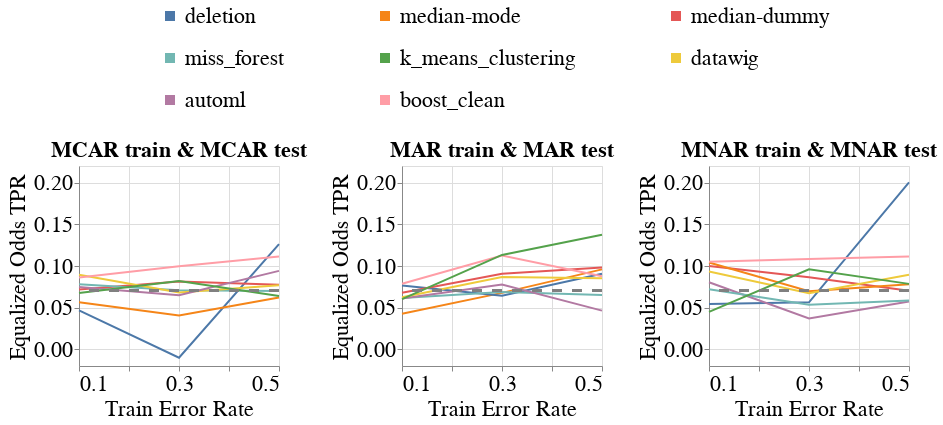

The code cell stored with this chart in its notebook:
### Markdown cell above
### Disparity Metrics

### Code cell
create_exp2_line_bands_for_no_shift(dataset_name=DATASET_NAME,
                                    model_name='mlp_clf',
                                    metric_name='Equalized_Odds_TPR',
                                    db_client=db_client,
                                    group=SENSITIVE_ATTR_FOR_DISPARITY_METRICS,
                                    with_band=False)

### Figure 1 — Vega-Lite specification as saved in the notebook (floating-point values rounded to 4 significant figures; data arrays with more than 128 entries replaced by an {"elided": "..."} marker saying what was removed)
{"config": {"view": {"continuousWidth": 400, "continuousHeight": 300}, "axis": {"labelFontSize": 22, "labelFontWeight": "normal", "titleFontSize": 22, "titleFontWeight": "normal"}, "legend": {"columns": 3, "direction": "horizontal", "labelFontSize": 22, "labelLimit": 400, "orient": "top", "symbolOffset": 80, "symbolStrokeWidth": 10, "titleAnchor": "middle", "titleFontSize": 22, "titleLimit": 300}, "title": {"fontSize": 22}}, "hconcat": [{"layer": [{"data": {"name": "data-f801a686512af2f5e6cff21578bd3436"}, "mark": "line", "encoding": {"color": {"field": "Null_Imputer_Name", "sort": ["deletion", "median-mode", "median-dummy", "miss_forest", "k_means_clustering", "datawig", "automl", "boost_clean"], "title": null, "type": "nominal"}, "x": {"axis": {"labelExpr": "(datum.value == 0.1) || (datum.value == 0.3) || (datum.value == 0.5) ? datum.label : ''"}, "field": "Train_Error_Rate", "scale": {"nice": false}, "title": "Train Error Rate", "type": "quantitative"}, "y": {"aggregate": "mean", "field": "Metric_Value", "scale": {"zero": false}, "title": "Equalized Odds TPR", "type": "quantitative"}}}, {"data": {"name": "data-6db5d3bf0343e1c89935f6e5d7828e0f"}, "mark": {"type": "rule", "strokeDash": [10, 10]}, "encoding": {"color": {"value": "grey"}, "size": {"value": 3}, "y": {"field": "Baseline_Mean", "type": "quantitative"}}}], "height": 200, "title": {"text": "MCAR train & MCAR test", "fontSize": 22}, "width": 200}, {"layer": [{"data": {"name": "data-37240653314058168223e35eaedfa4cd"}, "mark": "line", "encoding": {"color": {"field": "Null_Imputer_Name", "sort": ["deletion", "median-mode", "median-dummy", "miss_forest", "k_means_clustering", "datawig", "automl", "boost_clean"], "title": null, "type": "nominal"}, "x": {"axis": {"labelExpr": "(datum.value == 0.1) || (datum.value == 0.3) || (datum.value == 0.5) ? datum.label : ''"}, "field": "Train_Error_Rate", "scale": {"nice": false}, "title": "Train Error Rate", "type": "quantitative"}, "y": {"aggregate": "mean", "field": "Metric_Value", "scale": {"zero": false}, "title": "Equalized Odds TPR", "type": "quantitative"}}}, {"data": {"name": "data-6db5d3bf0343e1c89935f6e5d7828e0f"}, "mark": {"type": "rule", "strokeDash": [10, 10]}, "encoding": {"color": {"value": "grey"}, "size": {"value": 3}, "y": {"field": "Baseline_Mean", "type": "quantitative"}}}], "height": 200, "title": {"text": "MAR train & MAR test", "fontSize": 22}, "width": 200}, {"layer": [{"data": {"name": "data-e0dfc33cffd79ada5988a8fd887f2a90"}, "mark": "line", "encoding": {"color": {"field": "Null_Imputer_Name", "sort": ["deletion", "median-mode", "median-dummy", "miss_forest", "k_means_clustering", "datawig", "automl", "boost_clean"], "title": null, "type": "nominal"}, "x": {"axis": {"labelExpr": "(datum.value == 0.1) || (datum.value == 0.3) || (datum.value == 0.5) ? datum.label : ''"}, "field": "Train_Error_Rate", "scale": {"nice": false}, "title": "Train Error Rate", "type": "quantitative"}, "y": {"aggregate": "mean", "field": "Metric_Value", "scale": {"zero": false}, "title": "Equalized Odds TPR", "type": "quantitative"}}}, {"data": {"name": "data-6db5d3bf0343e1c89935f6e5d7828e0f"}, "mark": {"type": "rule", "strokeDash": [10, 10]}, "encoding": {"color": {"value": "grey"}, "size": {"value": 3}, "y": {"field": "Baseline_Mean", "type": "quantitative"}}}], "height": 200, "title": {"text": "MNAR train & MNAR test", "fontSize": 22}, "width": 200}], "resolve": {"scale": {"y": "shared"}}, "$schema": "https://vega.github.io/schema/vega-lite/v4.17.0.json", "datasets": {"data-f801a686512af2f5e6cff21578bd3436": {"elided": "144 records"}, "data-6db5d3bf0343e1c89935f6e5d7828e0f": [{"Baseline_Mean": 0.07048}], "data-37240653314058168223e35eaedfa4cd": {"elided": "144 records"}, "data-e0dfc33cffd79ada5988a8fd887f2a90": {"elided": "144 records"}}}
